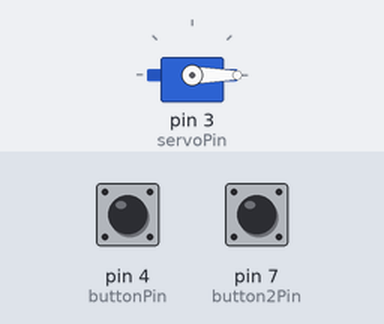
Simulated run of this sketch. Board: Arduino Uno, built with avr-gcc and run on an emulated ATmega328P. Parts: servo. The test bench sets the inputs (shaded band); at power-on: pin 4 (buttonPin) LOW, pin 7 (button2Pin) LOW.

Above: at 1.2 s.
1.3 s: pin 4 (buttonPin) pulled HIGH for 1 s
At 3.4 s:
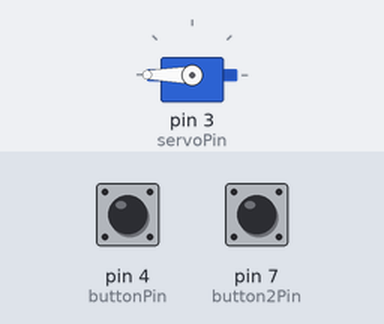
3.8 s: pin 7 (button2Pin) pulled HIGH for 0.15 s
At 4.4 s:
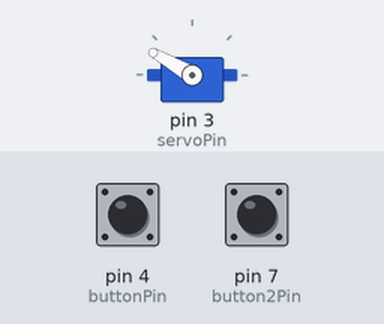
5.4 s: pin 7 (button2Pin) pulled HIGH for 1 s
At 5.86 s:
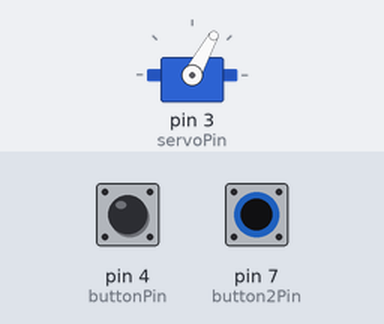
7.9 s: pin 4 (buttonPin) pulled HIGH for 0.15 s
At 8.7 s:
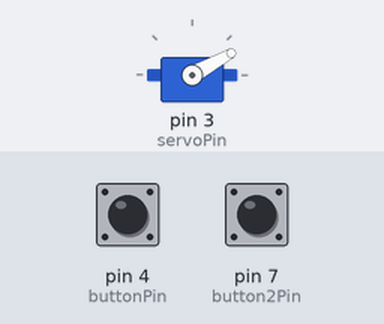
9.5 s: pin 4 (buttonPin) pulsed HIGH 2 times (0.12 s each, 0.3 s apart)
At 10.3 s:
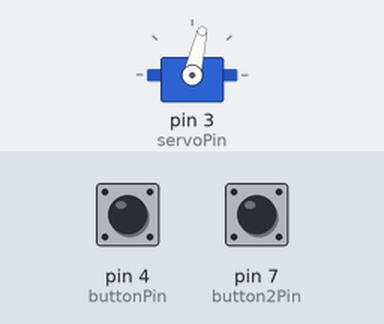
11.6 s: pin 4 (buttonPin) pulled HIGH for 3.2 s
At 11.75 s:
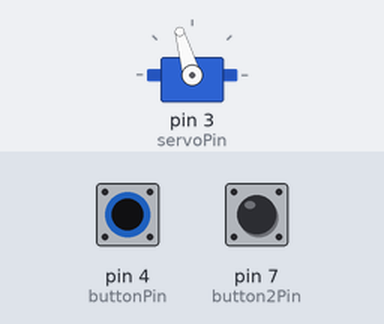
Timing chart, 0 to 14.6 s (numbered marks = the images above; inputs shaded):
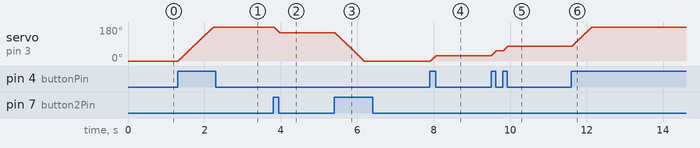

Measured:
- after the input at 1.3 s, servo on pin 3 (servoPin): moves from 0° to 180° over 0.92 s, starting at once
- after the input at 3.8 s, servo on pin 3 (servoPin): 180° → 150° at once
- after the input at 5.4 s, servo on pin 3 (servoPin): moves from 150° to 0° over 0.77 s, starting at once
- after the input at 7.9 s, servo on pin 3 (servoPin): 0° → 29° at once
- after the input at 9.5 s, servo on pin 3 (servoPin): moves from 29° to 77° over 0.42 s, starting at once
- after the input at 11.6 s, servo on pin 3 (servoPin): moves from 77° to 180° over 0.53 s, starting at once

The sketch:

servo_test.ino
```cpp
#include <Servo.h>

int buttonPin = 4;
int button2Pin = 7;

int servoPin = 3;
Servo Servo1;
int servoPosition = 0;

void setup() {
  // put your setup code here, to run once:
  Servo1.attach(servoPin);
  Servo1.write(servoPosition);

  Serial.begin(9600);

}

void loop() {
  // put your main code here, to run repeatedly:
  int buttonState = digitalRead(buttonPin);
  int button2State = digitalRead(button2Pin);

  Servo1.write(servoPosition);

  if (buttonState == HIGH && servoPosition < 180) {
    Servo1.write(servoPosition);
    servoPosition++;
    delay(5);
  } else if (button2State == HIGH && servoPosition >= 0) {
    Servo1.write(servoPosition);
    servoPosition--;
    delay(5);
  }

}
```
